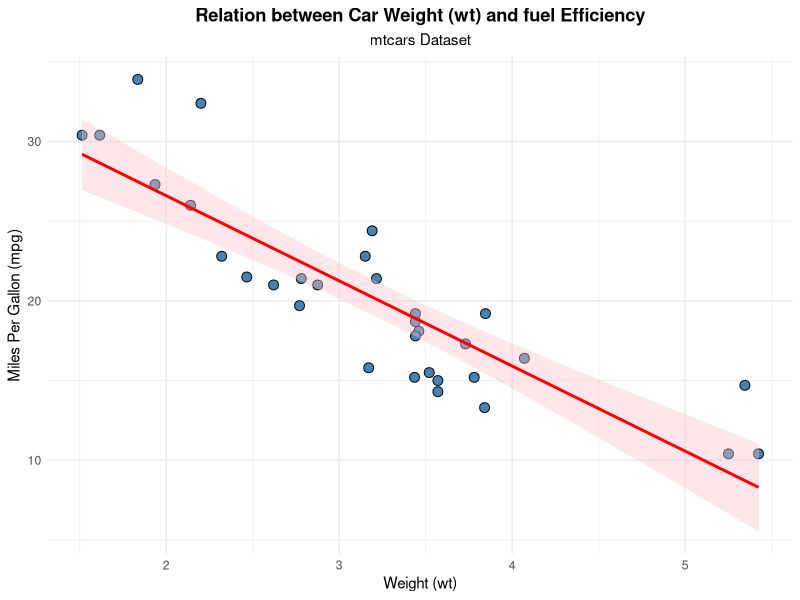

Generate this figure with R:
## ---- chunk 1
library(ggplot2)
## ---- chunk 2
data(mtcars)
## ---- chunk 3
head(mtcars)
## ---- chunk 4
ggplot(mtcars, aes(x=wt,y=mpg))+
  geom_point(
    size=3,
    shape=21,
    color="black",
    fill="steelblue"
  )+
  geom_smooth(
    method="lm",
    se=TRUE,
    color="Red",
    fill="Pink"
  )+
  labs(
    title="Relation between Car Weight (wt) and fuel Efficiency",
    subtitle="mtcars Dataset",
    x="Weight (wt)",
    y="Miles Per Gallon (mpg)"
  )+
    theme_minimal()+
    theme(
      plot.title=element_text(hjust=0.5,face="bold"),
      plot.subtitle=element_text(hjust=0.5)
    )
